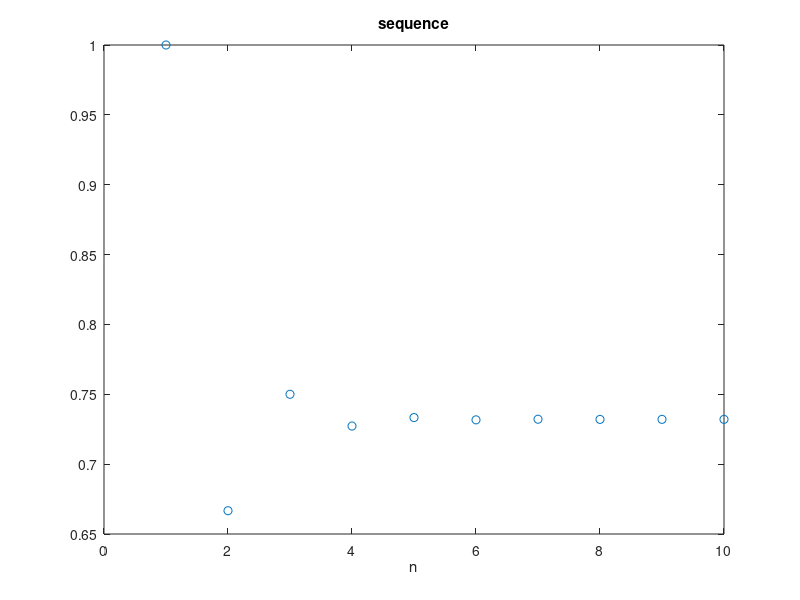

Reproduce this figure in MATLAB.
nmax = 10;
ns = 1:nmax;
a = zeros(nmax,1);
a(1) = 1;
for i = 2:nmax
    a(i) = 1/(1+0.5*a(i-1));
end

%plot
fig1 = figure()
plot(ns, a,'o')
title('sequence')
xlabel('n')
savefig(fig1,'sequence_plot.fig')
pause
close()
